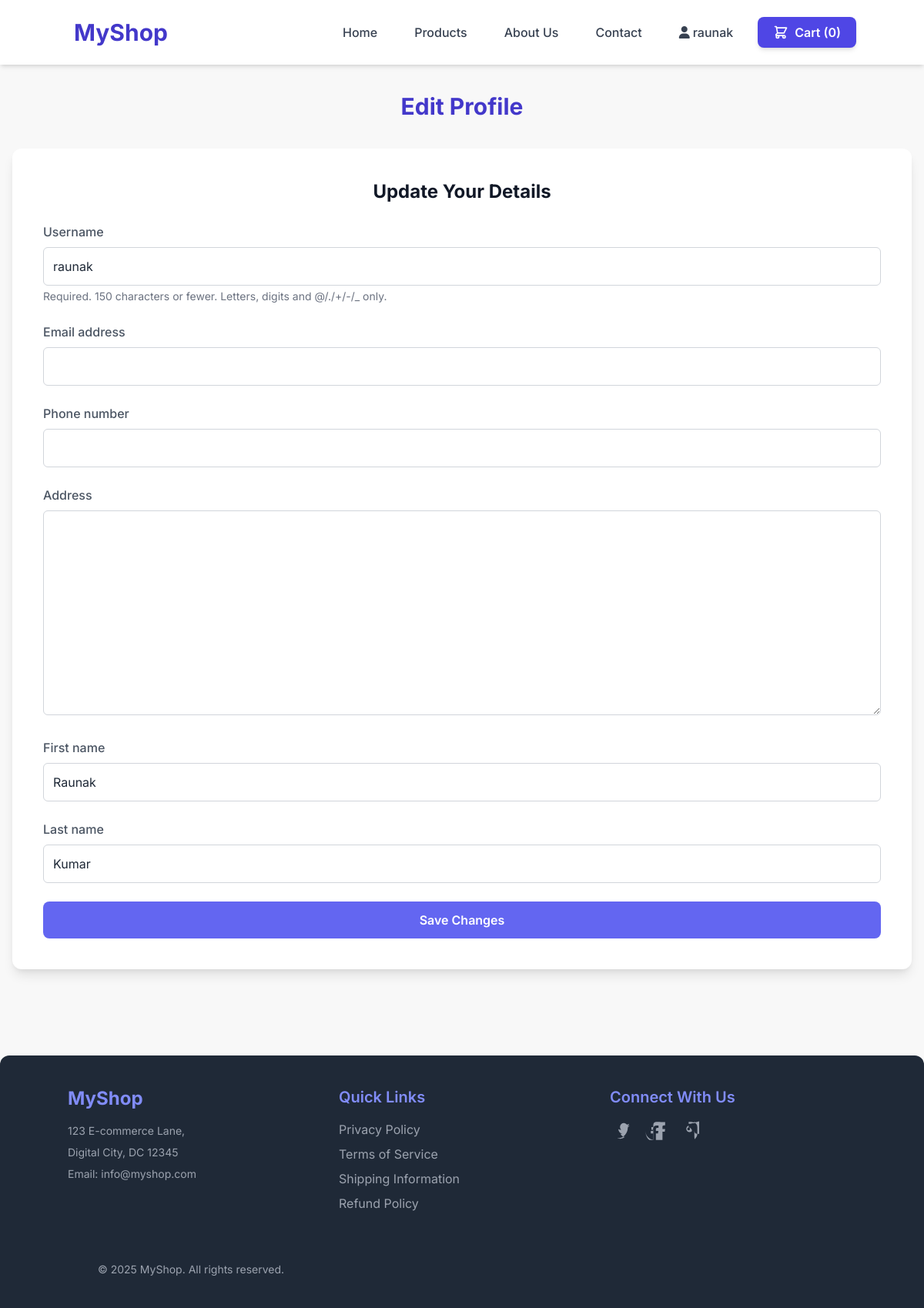
/profile/edit/ (signed in), run on the app's committed database.
### frontend/models.py (models this page shows, shortened)
class CustomUser(AbstractUser):
    phone_number = models.CharField(max_length=20, blank=True, null=True, unique=True)
    address = models.TextField(blank=True, null=True)
    class Meta:
        verbose_name = "User"
        verbose_name_plural = "Users"

### frontend/views.py (the view)
# urls.py: path('profile/edit/', views.edit_profile_view, name='edit_profile'),
@login_required
def edit_profile_view(request):
    if request.method == 'POST':
        form = CustomUserChangeForm(request.POST, instance=request.user)
        if form.is_valid():
            form.save()
            messages.success(request, 'Your profile was updated successfully!')
            return redirect('profile_page') # Redirect back to the profile page
        else:
            messages.error(request, 'Please correct the errors below.')
    else:
        form = CustomUserChangeForm(instance=request.user) # Pre-fill form with current user data
    return render(request, 'edit_profile.html', {'form': form})

### frontend/forms.py
class CustomUserChangeForm(UserChangeForm):
    password = None # Exclude password from the UserChangeForm to prevent direct password change here
    class Meta:
        model = CustomUser
        fields = ('username', 'email', 'phone_number', 'address', 'first_name', 'last_name')

### frontend/templates/edit_profile.html (shortened to what this page needs)
<!DOCTYPE html>
<html lang="en">
<head>
    <script src="https://cdn.tailwindcss.com"></script>
</head>
<body class="antialiased text-gray-800">
    {% include 'header.html' %}
    <div class="content-wrap">
        <h1 class="page-title">Edit Profile</h1>
        <div class="form-container">
            <h2 class="text-2xl font-bold text-gray-900 mb-6 text-center">Update Your Details</h2>
            <form method="post">
                {% for field in form %}
                    <div class="form-field">
                        <label for="{{ field.id_for_label }}">{{ field.label }}</label>
                        {{ field }}
                        {% if field.help_text %}
                            <p class="helptext text-sm text-gray-500 mt-1">{{ field.help_text|safe }}</p>
                        {% endif %}
                    </div>
                {% endfor %}
                <button type="submit" class="save-button">
                    Save Changes
                </button>
            </form>
        </div>
    </div>
    {% include 'footer.html' %}
</body>
</html>

### frontend/templates/header.html (shortened to what this page needs)
<head>
</head>
<header class="bg-white shadow-md p-4 sticky top-0 z-50">
    <div class="container mx-auto flex flex-col justify-between items-center md:flex-row">
        <div class="flex justify-between items-center w-full md:w-auto mb-4 md:mb-0">
            <a href="{% url 'home' %}" class="text-3xl font-bold text-indigo-700 rounded-lg p-2 hover:bg-indigo-50 transition duration-300">
                MyShop
            </a>
        </div>
        <nav id="navigation-menu" class="hidden md:flex flex-col md:flex-row justify-center gap-4 mt-4 md:mt-0 w-full md:w-auto">
            <a href="{% url 'home' %}" class="text-gray-700 hover:text-indigo-700 hover:bg-indigo-50 px-4 py-2 rounded-lg transition duration-300 font-medium">Home</a>
            <a href="{% url 'product_list' %}" class="text-gray-700 hover:text-indigo-700 hover:bg-indigo-50 px-4 py-2 rounded-lg transition duration-300 font-medium">Products</a>
            <a href="{% url 'about_us' %}" class="text-gray-700 hover:text-indigo-700 hover:bg-indigo-50 px-4 py-2 rounded-lg transition duration-300 font-medium">About Us</a>
            <a href="{% url 'contact' %}" class="text-gray-700 hover:text-indigo-700 hover:bg-indigo-50 px-4 py-2 rounded-lg transition duration-300 font-medium">Contact</a>
            {% if user.is_authenticated %}
                <a href="{% url 'profile_page' %}" class="text-gray-700 hover:text-indigo-700 hover:bg-indigo-50 px-4 py-2 rounded-lg transition duration-300 font-medium flex items-center justify-center">
                    <i class="fa fa-user mr-1" aria-hidden="true"></i>
                    {{ user.username }}
                </a>
                <a href="#" class="text-white bg-indigo-600 hover:bg-indigo-700 px-5 py-2 rounded-lg transition duration-300 font-semibold shadow-md flex items-center justify-center">
                    Cart (0)
                </a>
            {% else %}
                <a href="{% url 'signup' %}" class="text-white bg-indigo-600 hover:bg-indigo-700 px-5 py-2 rounded-lg transition duration-300 font-semibold shadow-md">
                    Sign Up
                </a>
            {% endif %}
        </nav>
    </div>
</header>

### frontend/templates/edit_profile.html (style rules this page uses)
body { font-family: 'Inter', sans-serif; background-color: #f8f8f8; min-height: 100vh; display: flex; flex-direction: column; }
.content-wrap { flex: 1; padding: 2rem 1rem; width: 100%; margin: auto; }
h1.page-title { font-size: 1.875rem; font-weight: bold; text-align: center; margin-bottom: 2rem; color: rgb(67, 56, 202); }
.form-container { background-color: white; padding: 2.5rem; border-radius: 0.75rem; box-shadow: 0 10px 15px -3px rgba(0, 0, 0, 0.1), 0 4px 6px -2px rgba(0, 0, 0, 0.05); margin-bottom: 2rem; }
.form-field { margin-bottom: 1.5rem; }
.form-field label { display: block; margin-bottom: 0.5rem; font-weight: 500; color: #4b5563; }
.form-field input[type="text"], .form-field input[type="email"], .form-field textarea { width: 100%; padding: 0.75rem; border: 1px solid #d1d5db; border-radius: 0.375rem; transition: border-color 0.2s ease-in-out, box-shadow 0.2s ease-in-out; }
.save-button { background-color: #6366f1; color: white; padding: 0.75rem 1.5rem; border-radius: 0.5rem; font-weight: 600; display: block; width: 100%; margin-top: 1.5rem; transition: background-color 0.3s ease, transform 0.3s ease; }

### data on the page
CustomUser: username "raunak", form "raunak" "Raunak" "Kumar"

### other printed values
{{ field.label }} "Username" "Email address" "Phone number" "Address" "First name" "Last name"
{{ field.help_text|safe }} "Required. 150 characters or fewer. Letters, digits and @/./+/-/_ only."
